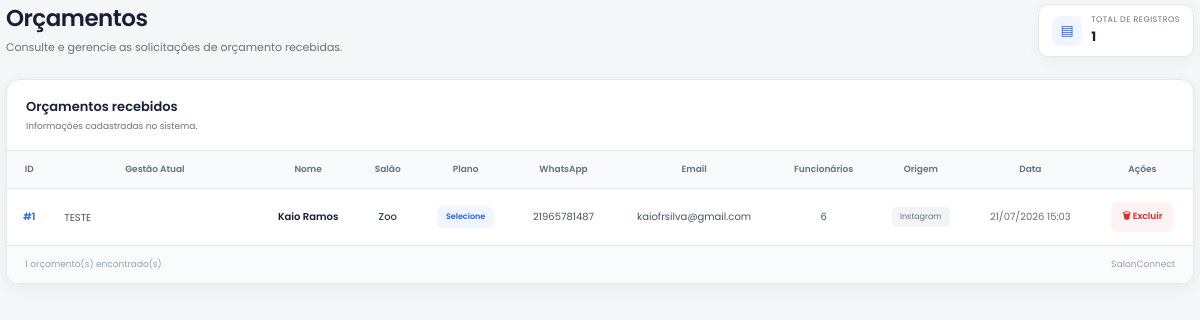
The page /orcamentos on the database its author committed.
### app.py (models this page shows)
class Orcamento(db.Model):
    __tablename__ = "orcamentos"
    id = db.Column(db.Integer, primary_key=True)
    gestao = db.Column(db.Text, nullable=False)
    nome = db.Column(db.String(150), nullable=False)
    email = db.Column(db.String(150), nullable=False)
    whatsapp = db.Column(db.String(30), nullable=False)
    salao = db.Column(db.String(150), nullable=False)
    tamanho = db.Column(db.String(100))
    funcionarios = db.Column(db.Integer)
    origem = db.Column(db.String(100))
    plano = db.Column(db.String(100))
    data = db.Column(db.DateTime, default=datetime.utcnow)

### app.py (the view)
@app.route("/orcamentos")
def listar_orcamentos():
    lista = Orcamento.query.order_by(Orcamento.id.desc()).all()
    return render_template(
        "orcamentos.html",
        lista=lista
    )

### templates/orcamentos.html (shortened to what this page needs)
<!DOCTYPE html>
<html lang="pt-br">
<head>
</head>
<body>
<div class="page-container">
    <header class="page-header">
        <div class="page-title-area">
            <h1 class="page-title">
                Orçamentos
            </h1>
            <p class="page-subtitle">
                Consulte e gerencie as solicitações de orçamento recebidas.
            </p>
        </div>
        {% if lista %}
        <div class="total-badge">
            <div class="total-icon">
                ▤
            </div>
            <div class="total-info">
                <small>
                    Total de registros
                </small>
                <strong>
                    {{ lista|length }}
                </strong>
            </div>
        </div>
        {% endif %}
    </header>
    <section class="table-card">
        <div class="table-card-header">
            <div>
                <div class="table-card-title">
                    Orçamentos recebidos
                </div>
                <div class="table-card-description">
                    Informações cadastradas no sistema.
                </div>
            </div>
        </div>
        {% if lista %}
        <div class="table-wrapper">
            <table>
                <thead>
                    <tr>
                        <th>ID</th>
                        <th>Gestão Atual</th>
                        <th>Nome</th>
                        <th>Salão</th>
                        <th>Plano</th>
                        <th>WhatsApp</th>
                        <th>Email</th>
                        <th>Funcionários</th>
                        <th>Origem</th>
                        <th>Data</th>
                        <th>Ações</th>
                    </tr>
                </thead>
                <tbody>
                    {% for o in lista %}
                    <tr>
                        <td class="id-cell">
                            #{{ o.id }}
                        </td>
                        <td class="col-gestao">
                            {{ o.gestao }}
                        </td>
                        <td class="nome-cell">
                            {{ o.nome }}
                        </td>
                        <td class="salao-cell">
                            {{ o.salao }}
                        </td>
                        <td>
                            <span class="plano">
                                {{ o.plano }}
                            </span>
                        </td>
                        <td class="contact-cell">
                            {{ o.whatsapp }}
                        </td>
                        <td class="contact-cell">
                            {{ o.email }}
                        </td>
                        <td>
                            {{ o.funcionarios }}
                        </td>
                        <td>
                            <span class="origem">
                                {{ o.origem }}
                            </span>
                        </td>
                        <td class="date-cell">
                            {{ o.data.strftime('%d/%m/%Y %H:%M') }}
                        </td>
                        <td>
                            <a
                                href="/excluir_orcamento/{{ o.id }}"
                                class="btn-excluir"
                                onclick="return confirmarExclusao();">
                                🗑 Excluir
                            </a>
                        </td>
                    </tr>
                    {% endfor %}
                </tbody>
            </table>
        </div>
        <div class="table-footer">
            <span>
                {{ lista|length }} orçamento(s) encontrado(s)
            </span>
            <span>
                SalonConnect
            </span>
        </div>
        {% endif %}
    </section>
</div>
</body>
</html>

### templates/orcamentos.html (style rules this page uses)
* { margin:0; padding:0; box-sizing:border-box; }
html, body { width:100%; min-height:100%; }
body { font-family:"Poppins", sans-serif; background:#F4F6F8; color:#172033; overflow-x:hidden; }
.page-container { width:100%; padding:4px 6px 30px; }
.page-header { display:flex; align-items:center; justify-content:space-between; gap:20px; margin-bottom:22px; }
.page-title-area { min-width:0; }
.page-title { font-size:23px; font-weight:600; color:#172033; letter-spacing:-.5px; line-height:1.2; }
.page-subtitle { margin-top:6px; font-size:11px; color:#6B7280; line-height:1.5; }
.total-badge { display:flex; align-items:center; gap:9px; background:#FFFFFF; border:1px solid #E5E7EB; border-radius:10px; padding:9px 13px; white-space:nowrap; box-shadow: 0 4px 15px rgba(15,23,42,.04); }
.total-icon { width:30px; height:30px; display:grid; place-items:center; border-radius:8px; background:#EFF6FF; color:#2563EB; font-size:14px; }
.total-info { display:flex; flex-direction:column; gap:1px; }
.total-info small { font-size:8px; color:#6B7280; text-transform:uppercase; letter-spacing:.5px; }
.total-info strong { font-size:13px; color:#172033; }
.table-card { width:100%; background:#FFFFFF; border:1px solid #E5E7EB; border-radius:13px; overflow:hidden; box-shadow: 0 4px 15px rgba(15,23,42,.05); }
.table-card-header { display:flex; align-items:center; justify-content:space-between; padding:17px 19px; border-bottom:1px solid #E5E7EB; gap:15px; }
.table-card-title { font-size:13px; font-weight:600; color:#172033; }
.table-card-description { margin-top:3px; font-size:9px; color:#6B7280; }
.table-wrapper { width:100%; overflow-x:auto; -webkit-overflow-scrolling:touch; }
table { width:100%; min-width:1050px; border-collapse:collapse; }
thead th { background:#F8FAFC; color:#667085; padding:12px 13px; font-size:9px; font-weight:600; text-align:center; white-space:nowrap; border-bottom:1px solid #E5E7EB; }
tbody td { padding:13px; font-size:10px; color:#475467; text-align:center; border-bottom:1px solid #F0F1F3; vertical-align:middle; }
tbody tr { transition: background .15s ease; }
tbody tr:last-child td { border-bottom:none; }
.id-cell { font-weight:600; color:#2563EB; }
.col-gestao { max-width:220px; min-width:180px; white-space:normal; word-break:break-word; line-height:1.5; text-align:left !important; color:#475467; }
.nome-cell { font-weight:600; color:#172033; white-space:nowrap; }
.salao-cell { font-weight:500; color:#344054; }
.plano { display:inline-flex; align-items:center; justify-content:center; padding:5px 9px; border-radius:6px; background:#EFF6FF; color:#2563EB; font-size:8px; font-weight:600; white-space:nowrap; }
.contact-cell { white-space:nowrap; color:#475467; }
.date-cell { white-space:nowrap; color:#667085; }
.origem { display:inline-block; padding:4px 8px; border-radius:5px; background:#F2F4F7; color:#667085; font-size:8px; white-space:nowrap; }
.btn-excluir { display:inline-flex; align-items:center; justify-content:center; gap:5px; border:none; background:#FEF2F2; color:#DC2626; padding:7px 11px; border-radius:7px; text-decoration:none; font-family:"Poppins", sans-serif; font-size:9px; font-weight:600; cursor:pointer; transition: background .18s ease, color .18s ease, transform .18s ease; white-space:nowrap; }
.table-footer { display:flex; align-items:center; justify-content:space-between; padding:12px 18px; background:#FAFBFC; border-top:1px solid #E5E7EB; }
.table-footer span { font-size:9px; color:#98A2B3; }
html, body { overscroll-behavior:none; }

### rows shown on the page
Orcamento: id "1", gestao "TESTE", nome "Kaio Ramos", salao "Zoo", plano "Selecione", whatsapp "21965781487", email "kaiofrsilva@gmail.com", funcionarios "6", origem "Instagram", data "21/07/2026 15:03"

### other values the page prints
{{ lista|length }} "1"
